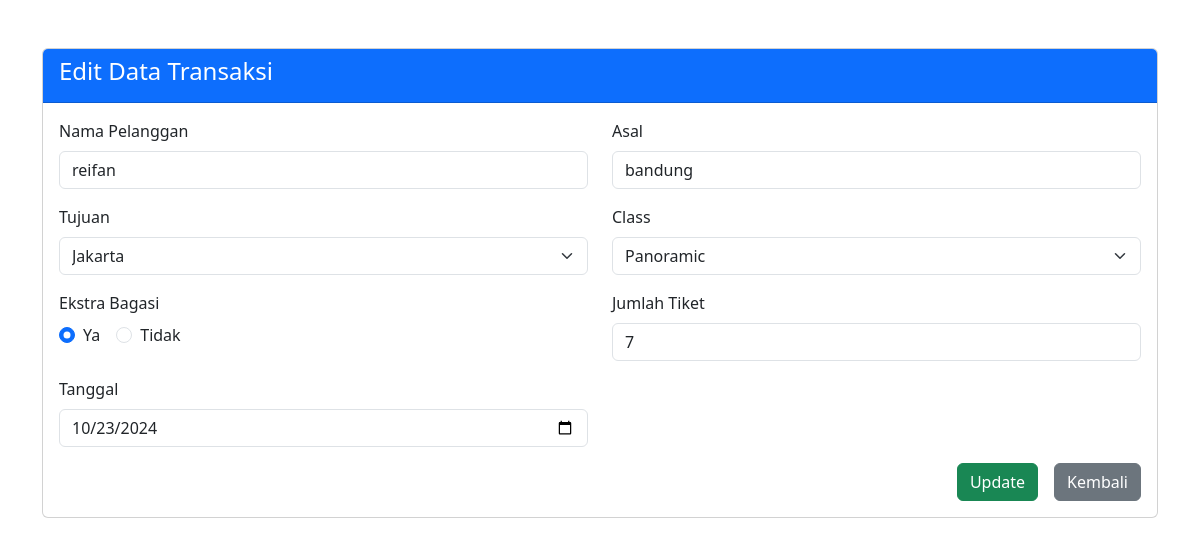
Page /edit1.php?id=41 on the committed database.
### tables this page shows
CREATE TABLE `transaksi` (
  `id_transaksi` int(3) NOT NULL,
  `nama` varchar(50) NOT NULL,
  `asal` varchar(50) NOT NULL,
  `tujuan` enum('jakarta','bandung','surabaya','') NOT NULL,
  `class` enum('vip','panoramic','ekonomi','') NOT NULL,
  `jumlah` int(3) NOT NULL,
  `bagasi` enum('yes','tidak') NOT NULL,
  `total` int(7) NOT NULL,
  `tgl` date NOT NULL
);

### edit1.php (the view, shortened to what this page needs)
<?php
include 'koneksi.php';
$id_transaksi = $_GET['id'];
$query = "SELECT * FROM transaksi WHERE id_transaksi = $id_transaksi";
$sql = mysqli_query($conn, $query);
$result = mysqli_fetch_assoc($sql);
?>
<!DOCTYPE html>
<html lang="en">
<head>
    <link href="https://cdn.jsdelivr.net/npm/bootstrap@5.3.3/dist/css/bootstrap.min.css" rel="stylesheet">
</head>
<body>
<div class="container my-5">
    <div class="card">
        <div class="card-header bg-primary text-white">
            <h4>Edit Data Transaksi</h4>
        </div>
        <div class="card-body">
            <form action="" method="post">
                <div class="row mb-3">
                    <div class="col-md-6">
                        <label class="form-label">Nama Pelanggan</label>
                        <input type="text" class="form-control" name="nama" value="<?php echo $result['nama']; ?>">
                    </div>
                    <div class="col-md-6">
                        <label class="form-label">Asal</label>
                        <input type="text" class="form-control" name="asal" value="<?php echo $result['asal']; ?>">
                    </div>
                </div>
                <div class="row mb-3">
                    <div class="col-md-6">
                        <label class="form-label">Tujuan</label>
                        <select class="form-select" name="tujuan">
                            <option selected value="<?php echo $result['tujuan']; ?>"><?php echo ucfirst($result['tujuan']); ?></option>
                        </select>
                    </div>
                    <div class="col-md-6">
                        <label class="form-label">Class</label>
                        <select class="form-select" name="class">
                            <option selected value="<?php echo $result['class']; ?>"><?php echo ucfirst($result['class']); ?></option>
                        </select>
                    </div>
                </div>
                <div class="row mb-3">
                    <div class="col-md-6">
                        <label class="form-label">Ekstra Bagasi</label>
                        <div class="d-flex">
                            <div class="form-check me-3">
                                <input class="form-check-input" type="radio" name="bagasi" value="yes" <?php if ($result['bagasi'] == 'yes') echo 'checked'; ?>>
                                <label class="form-check-label">Ya</label>
                            </div>
                            <div class="form-check">
                                <input class="form-check-input" type="radio" name="bagasi" value="tidak" <?php if ($result['bagasi'] == 'tidak') echo 'checked'; ?>>
                                <label class="form-check-label">Tidak</label>
                            </div>
                        </div>
                    </div>
                    <div class="col-md-6">
                        <label class="form-label">Jumlah Tiket</label>
                        <input type="number" class="form-control" name="jumlah" value="<?php echo $result['jumlah']; ?>">
                    </div>
                </div>
                <div class="row mb-3">
                    <div class="col-md-6">
                        <label class="form-label">Tanggal</label>
                        <input type="date" class="form-control" name="tanggal" value="<?php echo date('Y-m-d', strtotime($result['tgl'])); ?>">
                    </div>
                </div>
                <div class="d-flex justify-content-end">
                    <button type="submit" name="update" class="btn btn-success">Update</button>
                    <a href="index.php?page=soal6" class="btn btn-secondary ms-3">Kembali</a>
                </div>
            </form>
        </div>
    </div>
</div>
</body>
</html>

### rows in the picture
transaksi: nama "reifan", asal "bandung", tujuan "Jakarta", class "Panoramic", bagasi "☑", jumlah "7", tanggal "10/23/2024"
